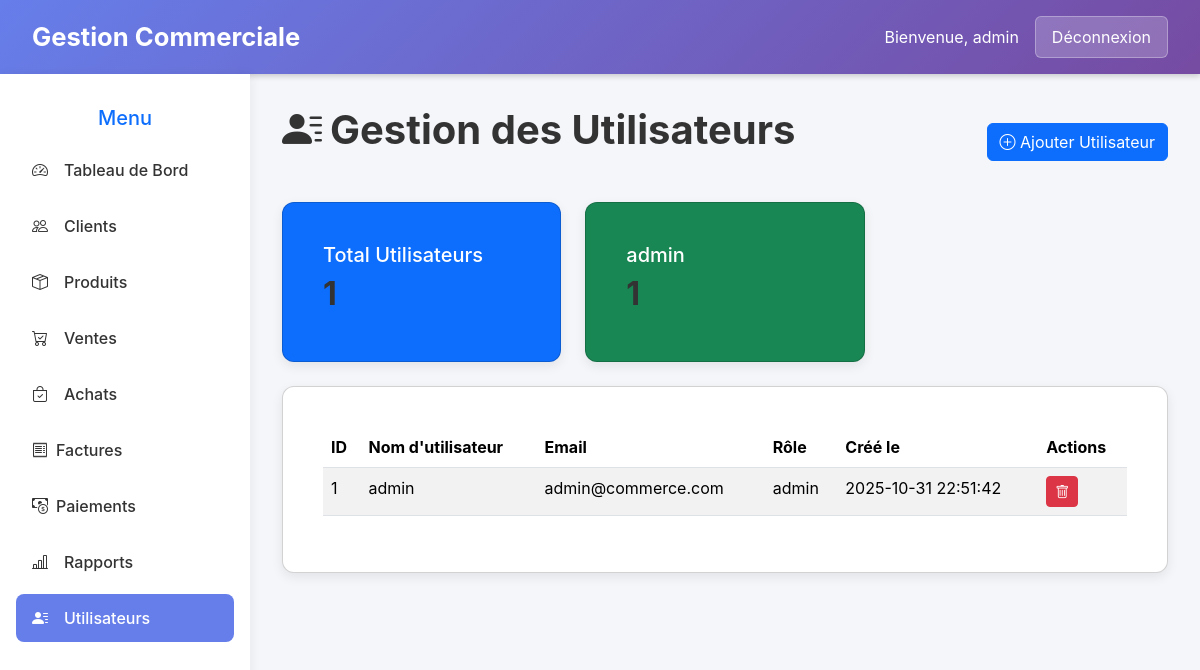
/users.php (signed in), run on the app's committed database.
### tables this page shows
CREATE TABLE `users` (
  `id` int(11) NOT NULL,
  `username` varchar(50) NOT NULL,
  `password` varchar(255) NOT NULL,
  `email` varchar(100) NOT NULL,
  `role` enum('admin','vendeur','gestionnaire') DEFAULT 'vendeur',
  `created_at` timestamp NOT NULL DEFAULT current_timestamp()
);

### users.php (the view, shortened to what this page needs)
<?php
try {
    $db = new PDO("mysql:host=localhost;dbname=gestion_commerciale;charset=utf8", "root", "");
    $db->setAttribute(PDO::ATTR_ERRMODE, PDO::ERRMODE_EXCEPTION);
} catch(PDOException $e) {
    die("Erreur de connexion : " . $e->getMessage());
}
$stmt_count = $db->query("SELECT COUNT(*) as total FROM users");
$total_users = $stmt_count->fetch(PDO::FETCH_ASSOC)['total'];
$stmt_roles = $db->query("SELECT role, COUNT(*) as total FROM users GROUP BY role");
$roles_stats = $stmt_roles->fetchAll(PDO::FETCH_ASSOC);
$stmt_users = $db->query("SELECT id, username, email, role, created_at FROM users ORDER BY id DESC");
$users = $stmt_users->fetchAll(PDO::FETCH_ASSOC);
?>
<!DOCTYPE html>
<html lang="fr">
<head>
<link href="css/bootstrap.min.css" rel="stylesheet">
<link href="https://cdn.jsdelivr.net/npm/bootstrap-icons@1.11.3/font/bootstrap-icons.css" rel="stylesheet">
</head>
<body>
<div class="header">
    <div class="logo">Gestion Commerciale</div>
    <div class="user-info">
        <span>Bienvenue, <?php echo htmlspecialchars($_SESSION['username'] ?? 'Utilisateur'); ?></span>
        <a href="logout.php" class="logout-btn">Déconnexion</a>
    </div>
</div>
<div class="container-dashboard">
    <div class="sidebar">
        <h5 class="text-center mb-3 text-primary">Menu</h5>
        <a href="index.php" class="nav-link"><i class="bi bi-speedometer2 me-2"></i>Tableau de Bord </a>
        <a href="clients.php" class="nav-link"><i class="bi bi-people me-2"></i> Clients</a>
        <a href="produits.php" class="nav-link"><i class="bi bi-box-seam me-2"></i> Produits</a>
        <a href="ventes.php" class="nav-link"><i class="bi bi-cart-check me-2"></i> Ventes</a>
        <a href="achats.php" class="nav-link"><i class="bi bi-bag-check me-2"></i> Achats</a>
        <a href="facture_list.php" class="nav-link "><i class="bi bi-receipt"></i> Factures</a>
        <a href="paiement_list.php" class="nav-link"><i class="bi bi-cash-coin"></i> Paiements</a>
        <a href="rapports.php" class="nav-link"><i class="bi bi-bar-chart-line me-2"></i> Rapports</a>
        <a href="users.php" class="nav-link active"><i class="bi bi-person-lines-fill me-2"></i> Utilisateurs</a>
    </div>
    <div class="main-content">
        <div class="d-flex justify-content-between align-items-center mb-4">
            <h1 class="mb-4"><i class="bi bi-person-lines-fill me-2"></i>Gestion des Utilisateurs</h1>
            <a href="#" class="btn btn-primary" data-bs-toggle="modal" data-bs-target="#addUserModal">
                <i class="bi bi-plus-circle"></i> Ajouter Utilisateur
            </a>
        </div>
        <div class="row mb-4">
            <div class="col-md-4">
                <div class="card text-white bg-primary">
                    <div class="card-body">
                        <h5 class="card-title">Total Utilisateurs</h5>
                        <h2 class="card-value"><?php echo $total_users; ?></h2>
                    </div>
                </div>
            </div>
            <?php foreach($roles_stats as $role_stat): ?>
            <div class="col-md-4">
                <div class="card text-white bg-success">
                    <div class="card-body">
                        <h5 class="card-title"><?php echo htmlspecialchars($role_stat['role']); ?></h5>
                        <h2 class="card-value"><?php echo $role_stat['total']; ?></h2>
                    </div>
                </div>
            </div>
            <?php endforeach; ?>
        </div>
        <div class="card">
            <div class="card-body">
                <table class="table table-striped">
                    <thead>
                        <tr>
                            <th>ID</th>
                            <th>Nom d'utilisateur</th>
                            <th>Email</th>
                            <th>Rôle</th>
                            <th>Créé le</th>
                            <th>Actions</th>
                        </tr>
                    </thead>
                    <tbody>
                        <?php foreach($users as $user): ?>
                        <tr>
                            <td><?php echo $user['id']; ?></td>
                            <td><?php echo htmlspecialchars($user['username']); ?></td>
                            <td><?php echo htmlspecialchars($user['email']); ?></td>
                            <td><?php echo htmlspecialchars($user['role']); ?></td>
                            <td><?php echo $user['created_at']; ?></td>
                            <td>
                                <a href="users.php?action=delete&id=<?php echo $user['id']; ?>" class="btn btn-sm btn-danger" onclick="return confirm('Êtes-vous sûr ?')">
                                    <i class="bi bi-trash"></i>
                                </a>
                            </td>
                        </tr>
                        <?php endforeach; ?>
                    </tbody>
                </table>
            </div>
        </div>
    </div>
</div>
</body>
</html>

### users.php (style rules this page uses)
body { font-family: 'Inter', sans-serif; background-color: #f5f6fa; margin:0; }
.header { background: linear-gradient(135deg,#667eea,#764ba2); color:white; padding:1rem 2rem; display:flex; justify-content:space-between; align-items:center; box-shadow:0 2px 6px rgba(0,0,0,0.2); }
.logo { font-size:1.6rem; font-weight:700; }
.user-info { display:flex; align-items:center; gap:1rem; }
.logout-btn { background: rgba(255,255,255,0.2); color:white; border:1px solid rgba(255,255,255,0.3); padding:0.5rem 1rem; border-radius:6px; text-decoration:none; transition:0.3s; }
.container-dashboard { display:flex; min-height:calc(100vh - 70px); }
.sidebar { width:250px; background:white; padding:2rem 1rem; box-shadow:2px 0 10px rgba(0,0,0,0.05); }
.nav-link { display:flex; align-items:center; gap:0.5rem; color:#333; text-decoration:none; padding:0.75rem 1rem; border-radius:8px; margin-bottom:0.5rem; font-weight:500; transition:0.2s; }
.nav-link.active, .nav-link:hover { background-color:#667eea; color:white; }
.main-content { flex:1; padding:2rem; }
h1,h2,h3,h4 { font-weight:700; color:#333; }
.card { background:white; padding:1.5rem; border-radius:12px; box-shadow:0 4px 12px rgba(0,0,0,0.08); transition: transform 0.3s, box-shadow 0.3s; }
.table thead { background:#667eea; color:white; }

### data on the page
users: id "1", username "admin", email "admin@commerce.com", role "admin", created_at "2025-10-31 22:51:42"

### other printed values
$_SESSION['username'] "admin"
$total_users "1"
$role_stat['role'] "admin"
$role_stat['total'] "1"
